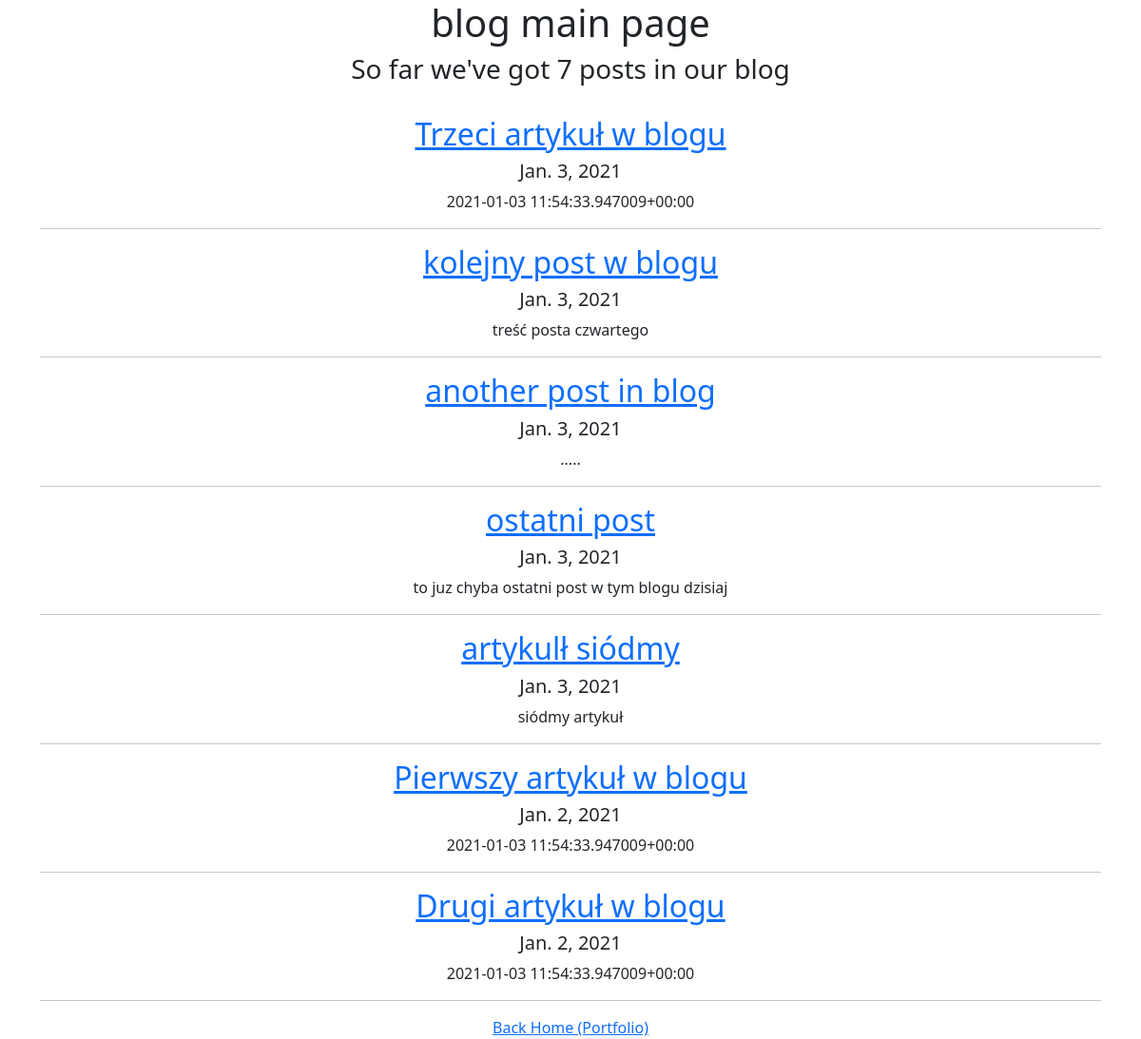
Screenshot of /blog/ with the database file from the repository.
### blog/models.py (models this page shows, shortened)
class Post(models.Model):
	title = models.CharField(max_length=200)
	date_posted = models.DateField(blank=True, null=True)
	description = models.TextField()

### blog/views.py (the view)
# urls.py: path('', views.all_blogs, name='all_blogs'),
def all_blogs(request):
	title = 'blog main page'
	posts = Post.objects.order_by('-date_posted')  	#[:5]
	return render(request, 'blog/all_blogs.html', {'title': title, 'posts': posts})

### blog/templates/blog/all_blogs.html (shortened to what this page needs)
<!DOCTYPE html>
<html>
<head>
</head>
<body>
<link href="https://cdn.jsdelivr.net/npm/bootstrap@5.0.0-beta1/dist/css/bootstrap.min.css" rel="stylesheet">
	<div class="container text-center">
		<h1>{{ title }}</h1>
		<h3>So far we've got {{ posts.count }} posts in our blog</h3>
		<br>
		{% for post in posts %}
			<a href="{% url 'blog:detail' post.id %}"><h2>{{ post.title }}</h2></a>
			<h5>{{ post.date_posted }}</h5>
			<p>{{ post.description }}</p>
			<hr>
		{% endfor %}
		<a href="{% url 'home' %}">Back Home (Portfolio)</a>
	</div>
</body>
</html>

### rows the page displays
Post: title "Trzeci artykuł w blogu", date_posted "Jan. 3, 2021", description "2021-01-03 11:54:33.947009+00:00"
Post: title "kolejny post w blogu", date_posted "Jan. 3, 2021", description "treść posta czwartego"
Post: title "another post in blog", date_posted "Jan. 3, 2021", description "....."
Post: title "ostatni post", date_posted "Jan. 3, 2021", description "to juz chyba ostatni post w tym blogu dzisiaj"
Post: title "artykulł siódmy", date_posted "Jan. 3, 2021", description "siódmy artykuł"
Post: title "Pierwszy artykuł w blogu", date_posted "Jan. 2, 2021", description "2021-01-03 11:54:33.947009+00:00"
Post: title "Drugi artykuł w blogu", date_posted "Jan. 2, 2021", description "2021-01-03 11:54:33.947009+00:00"

### other values shown
{{ posts.count }} "7"
